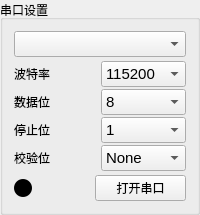
       <widget class="QGroupBox" name="groupBoxComSet">
        <property name="sizePolicy">
         <sizepolicy hsizetype="Preferred" vsizetype="Preferred">
          <horstretch>0</horstretch>
          <verstretch>0</verstretch>
         </sizepolicy>
        </property>
        <property name="minimumSize">
         <size>
          <width>190</width>
          <height>0</height>
         </size>
        </property>
        <property name="maximumSize">
         <size>
          <width>220</width>
          <height>16777215</height>
         </size>
        </property>
        <property name="title">
         <string>串口设置</string>
        </property>
        <layout class="QVBoxLayout" name="verticalLayout_comset">
         <property name="spacing">
          <number>4</number>
         </property>
         <item>
          <widget class="myComboBox" name="comboBoxNo">
           <property name="font">
            <font>
             <pointsize>11</pointsize>
            </font>
           </property>
           <property name="layoutDirection">
            <enum>Qt::LeftToRight</enum>
           </property>
           <property name="sizeAdjustPolicy">
            <enum>QComboBox::AdjustToMinimumContentsLengthWithIcon</enum>
           </property>
           <property name="minimumContentsLength">
            <number>0</number>
           </property>
          </widget>
         </item>
         <item>
          <layout class="QGridLayout" name="gridLayout_comset">
           <property name="spacing">
            <number>2</number>
           </property>
           <item row="0" column="0">
            <widget class="QLabel" name="labelBaud">
             <property name="text">
              <string>波特率</string>
             </property>
            </widget>
           </item>
           <item row="0" column="1">
            <widget class="QComboBox" name="comboBoxComBaud">
             <property name="enabled">
              <bool>true</bool>
             </property>
             <property name="font">
              <font>
               <pointsize>11</pointsize>
              </font>
             </property>
             <property name="currentIndex">
              <number>0</number>
             </property>
             <item>
              <property name="text"><string>115200</string></property>
             </item>
             <item><property name="text"><string>1200</string></property></item>
             <item><property name="text"><string>2400</string></property></item>
             <item><property name="text"><string>4800</string></property></item>
             <item><property name="text"><string>9600</string></property></item>
             <item><property name="text"><string>19200</string></property></item>
             <item><property name="text"><string>38400</string></property></item>
             <item><property name="text"><string>57600</string></property></item>
             <item><property name="text"><string>115200</string></property></item>
             <item><property name="text"><string>230400</string></property></item>
             <item><property name="text"><string>460800</string></property></item>
             <item><property name="text"><string>576000</string></property></item>
             <item><property name="text"><string>921600</string></property></item>
             <item><property name="text"><string>1382400</string></property></item>
             <item><property name="text"><string>自定义</string></property></item>
            </widget>
           </item>
           <item row="1" column="0">
            <widget class="QLabel" name="labelData">
             <property name="text">
              <string>数据位</string>
             </property>
            </widget>
           </item>
           <item row="1" column="1">
            <widget class="QComboBox" name="comboBoxData">
             <property name="font">
              <font>
               <pointsize>11</pointsize>
              </font>
             </property>
             <property name="layoutDirection">
              <enum>Qt::LeftToRight</enum>
             </property>
             <property name="currentIndex">
              <number>3</number>
             </property>
             <item><property name="text"><string>5</string></property></item>
             <item><property name="text"><string>6</string></property></item>
             <item><property name="text"><string>7</string></property></item>
             <item><property name="text"><string>8</string></property></item>
            </widget>
           </item>
           <item row="2" column="0">
            <widget class="QLabel" name="labelStop">
             <property name="text">
              <string>停止位</string>
             </property>
            </widget>
           </item>
           <item row="2" column="1">
            <widget class="QComboBox" name="comboBoxStop">
             <property name="font">
              <font>
               <pointsize>11</pointsize>
              </font>
             </property>
             <item><property name="text"><string>1</string></property></item>
             <item><property name="text"><string>1.5</string></property></item>
             <item><property name="text"><string>2</string></property></item>
            </widget>
           </item>
           <item row="3" column="0">
            <widget class="QLabel" name="labelCheck">
             <property name="text">
              <string>校验位</string>
             </property>
            </widget>
           </item>
           <item row="3" column="1">
            <widget class="QComboBox" name="comboBoxCheck">
             <property name="font">
              <font>
               <pointsize>11</pointsize>
              </font>
             </property>
             <item><property name="text"><string>None</string></property></item>
             <item><property name="text"><string>Even</string></property></item>
             <item><property name="text"><string>Odd</string></property></item>
             <item><property name="text"><string>Mark</string></property></item>
             <item><property name="text"><string>Space</string></property></item>
            </widget>
           </item>
          </layout>
         </item>
         <item>
          <layout class="QHBoxLayout" name="horizontalLayout_comset_bottom">
           <item>
            <widget class="QRadioButton" name="radioButton_led">
             <property name="styleSheet">
              <string notr="true">QRadioButton::indicator:checked{background-color:red;}
QRadioButton::indicator:unchecked{background-color:black;}
QRadioButton::indicator{width:18px;height:18px;border-radius:9px;}</string>
             </property>
             <property name="text">
              <string/>
             </property>
             <property name="checkable">
              <bool>true</bool>
             </property>
             <property name="checked">
              <bool>false</bool>
             </property>
             <property name="autoExclusive">
              <bool>false</bool>
             </property>
            </widget>
           </item>
           <item>
            <spacer name="horizontalSpacer_comset">
             <property name="orientation">
              <enum>Qt::Horizontal</enum>
             </property>
             <property name="sizeHint" stdset="0">
              <size>
               <width>0</width>
               <height>20</height>
              </size>
             </property>
            </spacer>
           </item>
           <item>
            <widget class="QPushButton" name="pushButtonOpen">
             <property name="minimumSize">
              <size>
               <width>91</width>
               <height>0</height>
              </size>
             </property>
             <property name="text">
              <string>打开串口</string>
             </property>
            </widget>
           </item>
          </layout>
         </item>
        </layout>
       </widget>
